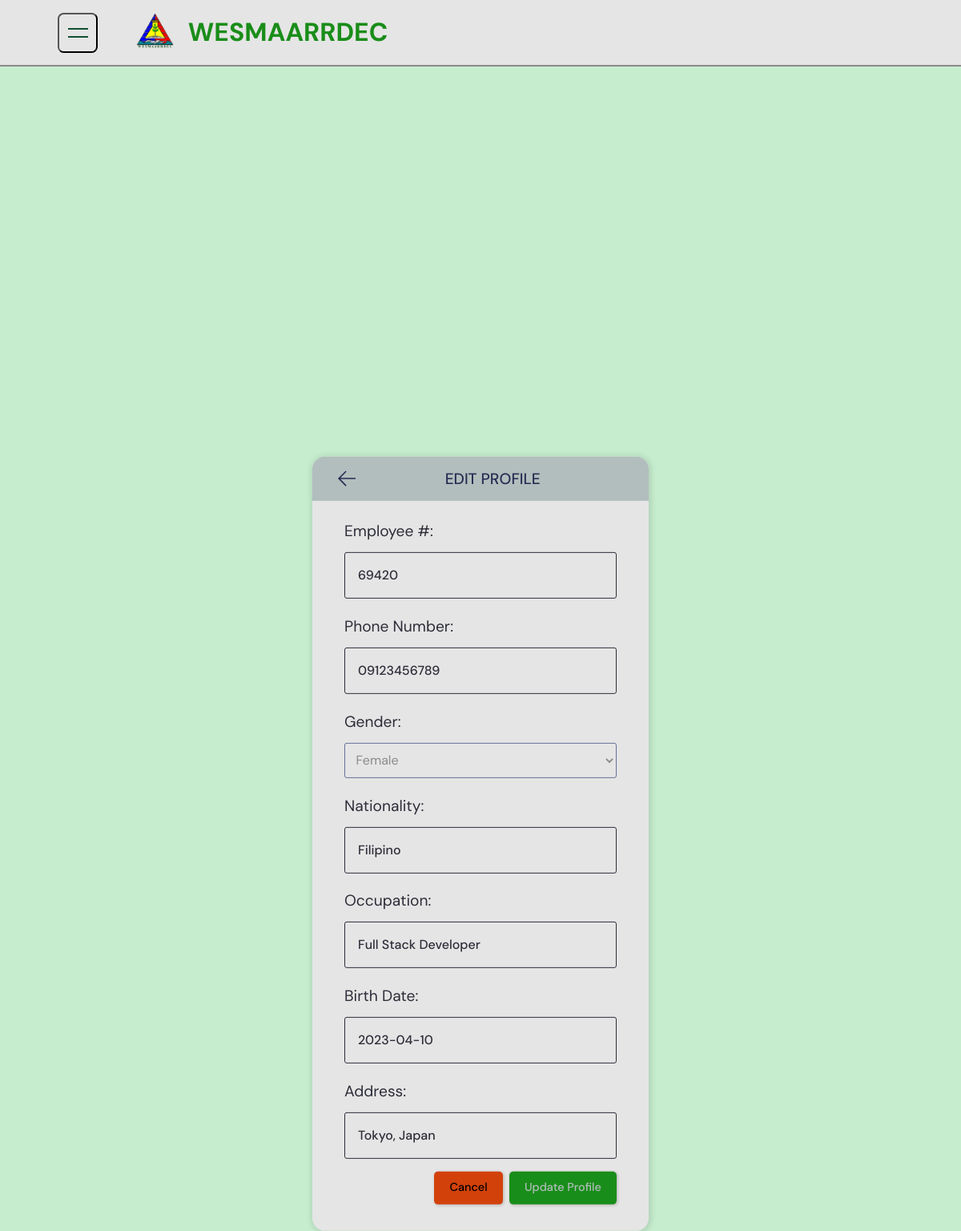
The app's page /edit-info/ (signed in) with its own data.
### home/models.py (models this page shows, shortened)
class User(AbstractUser):
    GENDER_TYPE = (
        ('Male', 'Male'),
        ('Female', 'Female'),
        ('Other', 'Other'),
    )
    name = models.CharField(max_length=150, null=True, blank=True)
    email = models.EmailField(unique=True, null=True, blank=True)
    phone_num = models.CharField(max_length=11, null=True, blank=True)
    avatar = models.ImageField(default="avatar.svg", null=True, blank=True)
    employee_num = models.CharField(max_length=50, null=True, blank=True)
    gender = models.CharField(max_length=50, choices=GENDER_TYPE, null=True, blank=True)
    nationality = models.CharField(max_length=150, null=True, blank=True)
    occupation = models.CharField(max_length=150, null=True, blank=True)
    birth_date = models.DateField(null=True, blank=True)
    address = models.CharField(max_length=250, null=True, blank=True)

### home/views.py (the view, shortened to what this page needs)
# urls.py: path('edit-info/', views.edit_info, name="edit-info"),
def edit_info(request):
    user = request.user
    form = UserIForm(instance=user)
    data = request.POST
    context = {
        'navbar': 'profile',
        'form': form
    }
    return render(request, 'home/edit_info.html', context)

### home/forms.py
class UserIForm(ModelForm):
    birth_date = DateField(required=False, input_formats=['%Y-%m-%d'], widget=DateInput())
    class Meta:
        model = User
        fields = ['gender', 'birth_date']

### templates/home/edit_info.html (shortened to what this page needs)
{% extends 'index.html' %}
{% load static %}
{% block css %}
<link
	rel="stylesheet"
	href="https://cdnjs.cloudflare.com/ajax/libs/datepicker/0.6.5/datepicker.min.css"
/>
{% endblock css %}
{% block content %}
<main>
	<div class="formwrapper profile_formwrapper">
		<div class="create-room layout">
			<div class="formcontainer">
				<div class="form__box profile_form_box">
					<div class="form__top">
						<div class="room__topleft">
							<a href="{% url 'profile' %}">
								<svg version="1.1" xmlns="http://www.w3.org/2000/svg" width="32" height="32" viewBox="0 0 32 32">
									<title>arrow-left</title>
									<path
										d="M13.723 2.286l-13.723 13.714 13.719 13.714 1.616-1.611-10.96-10.96h27.625v-2.286h-27.625l10.965-10.965-1.616-1.607z"
									></path>
								</svg>
							</a>
						</div>
						<h3>Edit Profile</h3>
					</div>
					<div class="layout__body">
						<form action="" class="modalform" method="POST" enctype="multipart/form-data">
							<div class="modalform__group">
								<label for="employee_num">Employee #:</label>
								<input type="text" id="employee_num" name="employee_num" value="{{user.employee_num}}" />
							</div>
							<div class="modalform__group">
								<label for="phone">Phone Number:</label>
								<input type="text" id="phone" name="phone_num" value="{{user.phone_num}}" />
							</div>
							<div class="modalform__group">
								<label for="gender">Gender:</label>
								{{form.gender}}
							</div>
							<div class="modalform__group">
								<label for="nationality">Nationality:</label>
								<input type="text" id="nationality" name="nationality" value="{{user.nationality}}" />
							</div>
							<div class="modalform__group">
								<label for="occupation">Occupation:</label>
								<input type="text" id="occupation" name="occupation" value="{{user.occupation}}" />
							</div>
							<div class="modalform__group">
								<label for="birth_date">Birth Date:</label>
								{{form.birth_date}}
							</div>
							<div class="modalform__group">
								<label for="address">Address:</label>
								<input type="text" id="address" name="address" value="{{user.address}}" />
							</div>
							<div class="modalform__action">
								<a class="modalbtn modalbtn--dark" href="{% url 'profile' %}">Cancel</a>
								<button class="modalbtn modalbtn--main" type="submit">Update Profile</button>
							</div>
						</form>
					</div>
				</div>
			</div>
		</div>
	</div>
</main>
 {% endblock content %}

### static/css/style.css (style rules this page uses)
:root { --clr-primary-400: hsl(228, 39%, 23%); --clr-white-500: #e1f6fb; --clr-white: #e5e5e5; --clr-gray: #8b8b8b; --clr-dark-gray: hwb(0 26% 74%); --clr-green-100: #75cb98; --clr-green-200: #5dd693; --clr-green-300: #66b366; --clr-green-400: #00b300; --clr-green-500: #198d19; --clr-green-600: #008000; --clr-green-700: #0f5132; }
*, *::before, *::after { box-sizing: border-box; }
* { margin: 0; padding: 0; font: inherit; }
html, body { position: relative; min-height: 100vh; }
body { font-family: "DM Sans", -apple-system, BlinkMacSystemFont, "Segoe UI", Roboto, Oxygen, Ubuntu, Cantarell, "Open Sans", "Helvetica Neue", sans-serif; text-rendering: optimizeSpeed; line-height: 1.5; background-color: #94dda485; }
a:not([class]) { text-decoration-skip-ink: auto; }
a { text-decoration: none; }
img, picture, svg { max-width: 100%; display: block; }
main { padding-bottom: 370px; }
.formwrapper { color: #b2bdbd; min-height: 100vh; }
.layout__body { justify-content: center; align-items: center; margin: 1.5rem; }
.formcontainer { max-width: 120rem; width: 90%; }
.form__box { width: 35%; max-width: 48rem; position: absolute; top: 90%; left: 50%; transform: translate(-50%, -50%); background-color: var(--clr-white); border-radius: 1rem; box-shadow: 1px 1px 6px 3px rgba(0, 0, 0, 0.1); overflow: hidden; }
.form__top { background: #b2bdbd; color: var(--clr-primary-400); display: flex; justify-content: space-between; text-align: center; align-items: center; padding: 1rem 0 1rem; position: relative; text-transform: uppercase; }
.form__top h3 { margin: auto; font-size: 1.2rem; font-family: "DM Sans", -apple-system, BlinkMacSystemFont, "Segoe UI", Roboto, Oxygen, Ubuntu, Cantarell, "Open Sans", "Helvetica Neue", sans-serif; }
.form__top svg { margin-left: 2rem; margin-right: -1.5rem; width: 1.4rem; height: 1.4rem; fill: var(--clr-primary-400); cursor: pointer; justify-content: center; }
.modalform__group { margin-bottom: 1rem; width: 100%; padding: 0 1rem 0 1rem; }
.modalform__group label { display: block; font-size: 1.2rem; margin-bottom: 0.7rem; margin-top: 1.3rem; color: #2d2d39; }
.modalform__group input, .modalform__group textarea { background: transparent; border: 1px solid #2d2d39; padding: 1rem; border-radius: 3px; width: 100%; color: #2d2d39; font-weight: 500; outline: none; font-family: "DM Sans", -apple-system, BlinkMacSystemFont, "Segoe UI", Roboto, Oxygen, Ubuntu, Cantarell, "Open Sans", "Helvetica Neue", sans-serif; font-size: 1rem; }
.modalform__group select { background: transparent; padding: 0.6rem; border-radius: 3px; width: 100%; border: 1px solid #696d97; color: var(--color-light); font-weight: 500; outline: none; font-size: 1rem; }
.modalform__group select { color: var(--clr-gray); font-weight: 400; }
.modalform__group select option { background-color: var(--clr-white); color: #51546e; }
.modalform__action { display: flex; justify-content: flex-end; gap: 0.5rem; padding: 0 1rem 0.6rem 0; }
.modalform__action a { color: #000; }
.modalbtn { background-color: transparent; border: none; display: inline-flex; align-items: center; gap: 1rem; cursor: pointer; transition: all ease-in-out 0.3s; padding: 0.6rem 1.2rem; border-radius: 5px; font-size: 90%; box-shadow: 1px 1px 3px 1px rgba(0, 0, 0, 0.15); font-weight: 500; font-family: "DM Sans", -apple-system, BlinkMacSystemFont, "Segoe UI", Roboto, Oxygen, Ubuntu, Cantarell, "Open Sans", "Helvetica Neue", sans-serif; }
.modalbtn--main { background-color: #198d19; color: #b2bdbd; }
.modalbtn--dark { background-color: #d3410b; color: var(--clr-white); }
@media (min-width: 768px) { :root { --fs-2: 6rem; --fs-3: 5.5rem; } }
@media (min-width: 992px) { :root { --fs-3: 7rem; } }

### records on screen
User: employee_num "69420", phone_num "09123456789", gender "Female", nationality "Filipino", occupation "Full Stack Developer", birth_date "2023-04-10", address "Tokyo, Japan"
